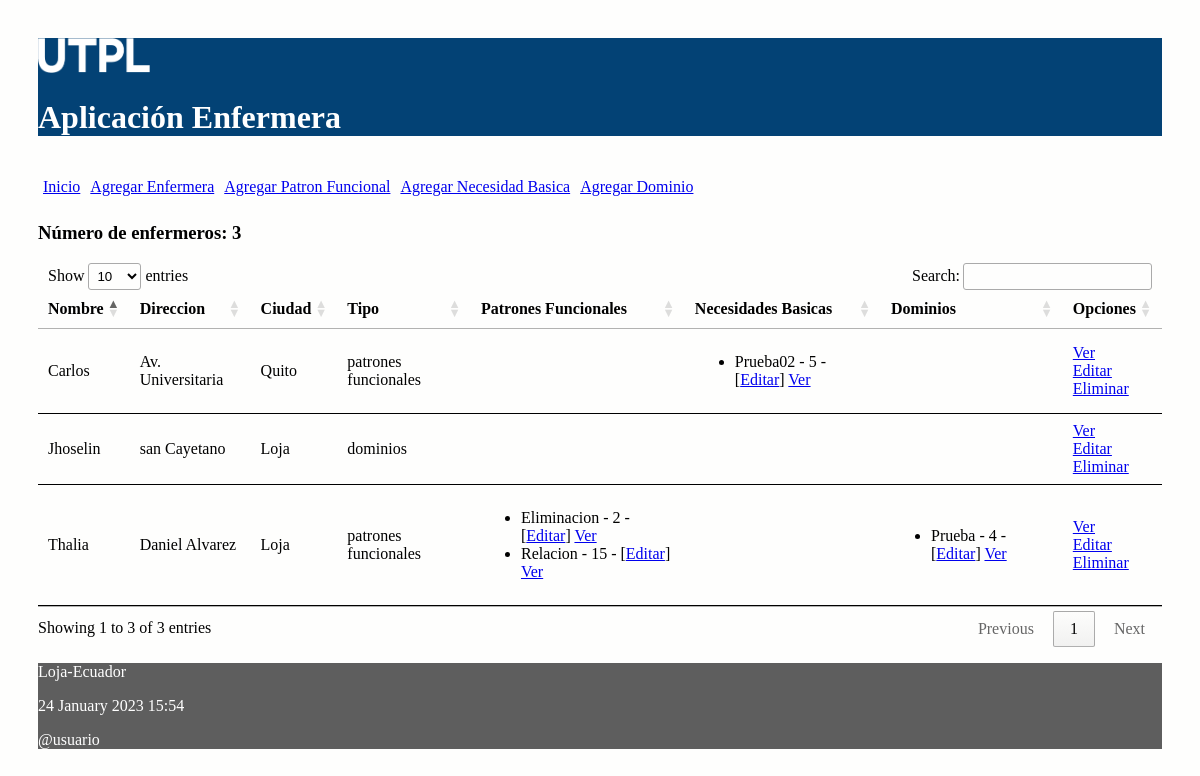
The page / on the database its author committed.
### enfermeria/models.py (models this page shows, shortened)
class Enfermera(models.Model):
	opcionesTipo = (
		('patrones funcionales', 'Patrones Funcionales'),
		('necesidades basicas', 'Necesidades Basicas'),
		('dominios', 'Dominios'),
	)
	nombre = models.CharField('Nombre', max_length=30)
	direccion = models.CharField('Direccion', max_length=30)
	ciudad = models.CharField('Ciudad', max_length=30)
	tipo = models.CharField('Tipo de Patron', max_length=25, choices=opcionesTipo)

class Patron(models.Model):
    nombrePatron = models.CharField('Nombre del Patron Funcional' ,max_length=100)
    nroPatron = models.IntegerField('Numero del Patron Funcional')
    enfermera = models.ForeignKey(Enfermera, on_delete=models.CASCADE,
            related_name="patrones")

class Dominio(models.Model):
    nombreDominio = models.CharField('Nombre del Dominio' ,max_length=100)
    nroDominio = models.IntegerField('Numero del Dominio')
    enfermera = models.ForeignKey(Enfermera, on_delete=models.CASCADE,
            related_name="dominios")

class Necesidad(models.Model):
    nombreNecesidad = models.CharField('Nombre de la Necesidad Basica' ,max_length=100)
    nroNecesidad = models.IntegerField('Numero de la Necesidad Basica')
    enfermera = models.ForeignKey(Enfermera, on_delete=models.CASCADE,
            related_name="necesidades")

### enfermeria/views.py (the view)
# urls.py: path('', views.index, name='index'),
def index(request):
    enfermeros = Enfermera.objects.all()
    informacion_template = {'enfermeros': enfermeros, 'numero_enfermeros': len(enfermeros)}
    return render(request, 'index.html', informacion_template)

### enfermeria/templates/index.html (shortened to what this page needs)
{% extends "master.html" %}
{% block content %}
<h3>Número de enfermeros: {{ numero_enfermeros }}</h3>
<table id="tabla_datos">
  <thead>
    <tr>
      <th>Nombre</th>
      <th>Direccion</th>
      <th>Ciudad</th>
      <th>Tipo</th>
      <th>Patrones Funcionales</th>
      <th>Necesidades Basicas</th>
      <th>Dominios</th>
      <th>Opciones</th>
    </tr>
  </thead>
  {% for e in enfermeros %}
  <tr>
    <td> {{e.nombre}}</td>
    <td> {{e.direccion}}</td>
    <td> {{e.ciudad}}</td>
    <td> {{e.tipo}}</td>
    <td>
      <ul>
        {% for p in e.patrones.all %}
          <li>
            <span>{{p.nombrePatron}} - {{p.nroPatron}} - [<a href="{% url 'editar_patron' p.id %}">Editar</a>] </span>
            <a href="{% url 'obtener_patron' p.id %}">Ver</a> <br>
          </li>
        {% endfor %}
      </ul>
    </td>
    <td>
      <ul>
        {% for n in e.necesidades.all %}
          <li>
            <span>{{n.nombreNecesidad}} - {{n.nroNecesidad}} - [<a href="{% url 'editar_necesidad' n.id %}">Editar</a>] </span>
            <a href="{% url 'obtener_necesidad' n.id %}">Ver</a> <br>
          </li>
        {% endfor %}
      </ul>
    </td>
    <td>
      <ul>
        {% for d in e.dominios.all %}
          <li>
            <span>{{d.nombreDominio}} - {{d.nroDominio}} - [<a href="{% url 'editar_dominio' d.id %}">Editar</a>] </span>
            <a href="{% url 'obtener_dominio' d.id %}">Ver</a> <br>
          </li>
        {% endfor %}
      </ul>
    </td>
    <td>
      <a href="{% url 'obtener_enfermera' e.id %}">Ver</a> <br>
      <a href="{% url 'editar_enfermera' e.id %}">Editar</a> <br>
      <a href="{% url 'eliminar_enfermera' e.id %}"
      onclick="return confirm('¿Está seguro de la eliminación?')" >
      Eliminar</a>
    </td>
  </tr>
  {% endfor %}
</table>
{% endblock %}

### enfermeria/templates/master.html (shortened to what this page needs)
<!DOCTYPE html>
<html>
  <head>
    {% load static %}
    <link rel="stylesheet" type="text/css" href="{% static 'css/estilos.css' %}">
    <link rel="stylesheet" type="text/css" href="https://cdn.datatables.net/1.10.25/css/jquery.dataTables.min.css">
  </head>
  <body>
  <header>
    <img src="{% static 'images/logo.png' %}" height="10%" width="10%" alt="My image">
    <h1>Aplicación Enfermera </h1>
    <nav class="top_menu">
      <ul>
        <li><a href="{% url 'index' %}">Inicio</a></li>
        <li><a href="{% url 'crear_enfermera' %}">Agregar Enfermera</a></li>
        <li><a href="{% url 'crear_patron' %}">Agregar Patron Funcional</a></li>
        <li><a href="{% url 'crear_necesidad' %}">Agregar Necesidad Basica</a></li>
        <li><a href="{% url 'crear_dominio' %}">Agregar Dominio</a></li>
      </ul>
    </nav>
  </header>
  <section>
      {% block content %}{% endblock %}
  </section>
  {% include 'footer.html' %}
  </body>
</html>
</html>

### enfermeria/templates/footer.html
<footer>
      <p>Loja-Ecuador</p>
      <p>{% now "j F Y H:i" %}</p>
      <p>@usuario</p>
</footer>

### enfermeria/static/css/estilos.css (style rules this page uses)
body { background: #FEFEFD; padding: 30px; }
header { background: #034275; color: #FFF; }
section { width: 100%; }
th, td { padding: 15px; border-bottom: 1px solid black; }
.top_menu ul { list-style:none; float:left; padding: 5px; width:95%; }
.top_menu ul li { float:left; margin-right:10px; margin-bottom:5px; text: #FFF; }
.top_menu { margin:0; padding:0; list-style-type:none; }
footer { background: #5E5E5E; color: #FFF; }

### rows shown on the page
Enfermera: nombre "Thalia", direccion "Daniel Alvarez", ciudad "Loja", tipo "patrones funcionales"
Patron: nombrePatron "Eliminacion", nroPatron "2"
Patron: nombrePatron "Relacion", nroPatron "15"
Dominio: nombreDominio "Prueba", nroDominio "4"
Enfermera: nombre "Carlos", direccion "Av. Universitaria", ciudad "Quito", tipo "patrones funcionales"
Necesidad: nombreNecesidad "Prueba02", nroNecesidad "5"
Enfermera: nombre "Jhoselin", direccion "san Cayetano", ciudad "Loja", tipo "dominios"

### other values the page prints
{{ numero_enfermeros }} "3"
